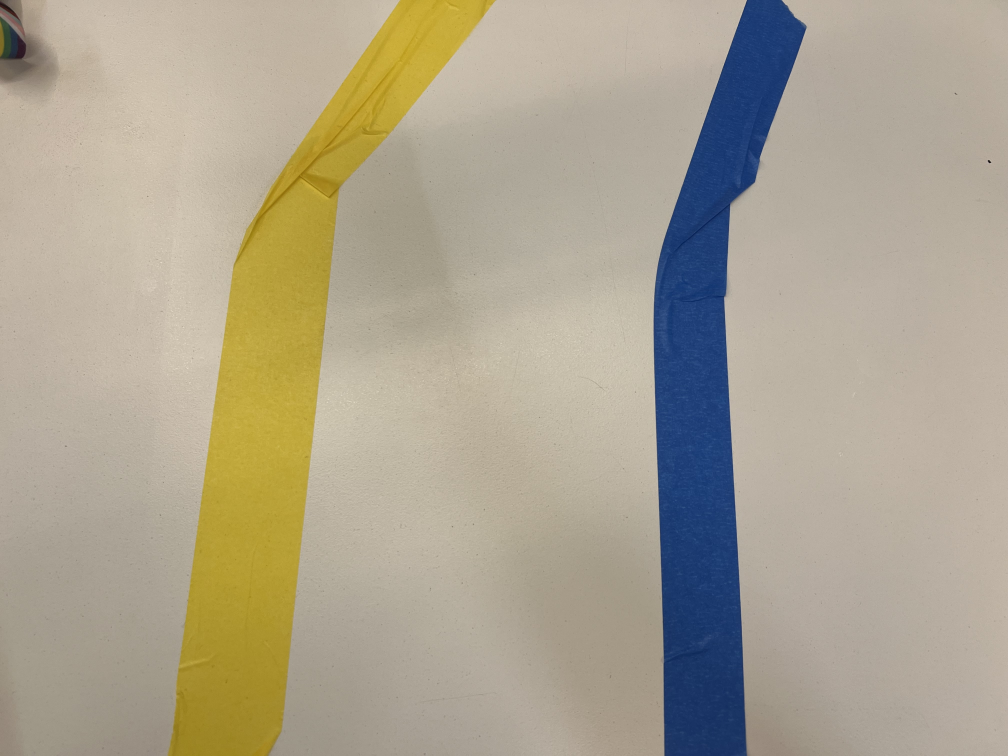
#> input picture indoor_track_image1.JPG, 4032 x 3024 px, given in place of the camera (shown at 1/4 size)
$ python main_video_blue.py
#> lines starting #> are read from the running program, lines starting #| are printed output that depends on the picture; after the words box and inside, x2 and y2 are one past the last pixel; in counts of white or black regions, pixels touching at a corner belong together
#> further down, frame is the input picture: shape (3024, 4032, 3); mean B, G, R 144.5, 163.4, 171.6
### colour_filter.py
import cv2 as cv
import numpy as np

def colour_filter(frame, colour_min, colour_max, kernel_size=25, open=3, close=3):

#> called with colour_min = (20, 12.75, 178.5), colour_max = (30, 127.5, 255), kernel_size = 9, open = 5, close = 5
    frame_hsv = cv.cvtColor(frame, cv.COLOR_BGR2HSV)
#> frame_hsv: shape (3024, 4032, 3); mean H, S, V 25.8, 59.7, 177.6
    # frame_h, frame_s, frame_v = cv.split(frame_hsv)

    kernel = np.ones((kernel_size,kernel_size),np.uint8)

    frame_colour = cv.inRange(frame_hsv, colour_min, colour_max)
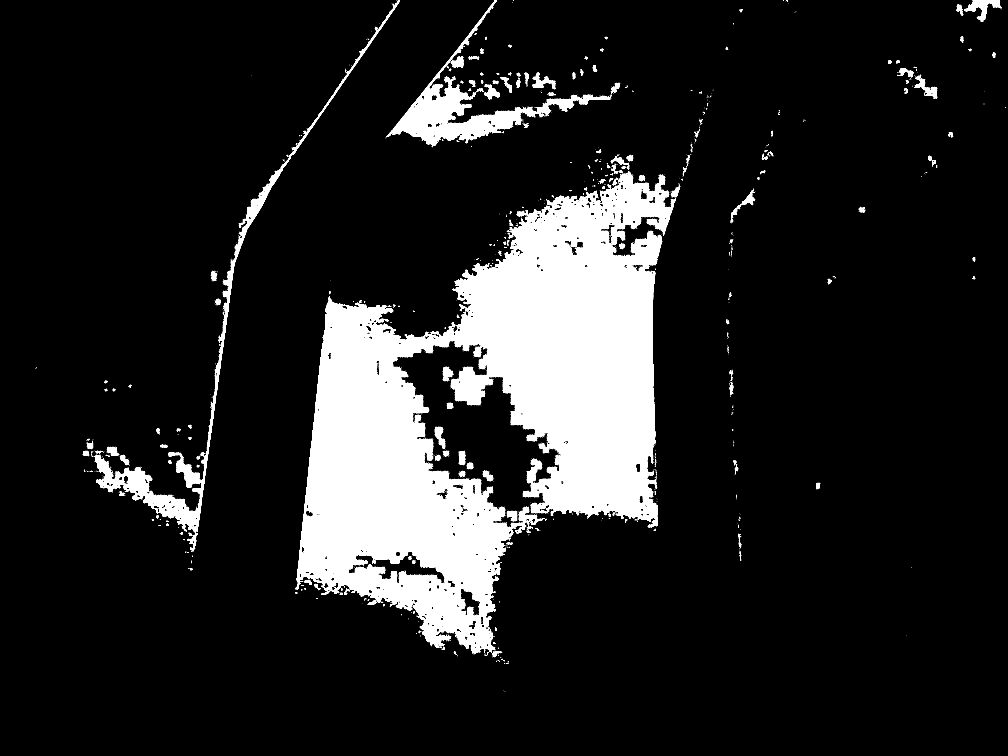
#> frame_colour: shape (3024, 4032) (shown at 1/4 size); 13.1% white; 2429 white regions (2214 under 20 px), largest, box (x1, y1, x2, y2) and area: (1183, 686, 2703, 2629) 1406352, (1543, 0, 2443, 583) 69958, (378, 0, 1600, 2206) 63260
    for i in range(open):
        frame_colour = cv.morphologyEx(frame_colour, cv.MORPH_OPEN, kernel)
#> this loop made 5 passes
#> pass 1, in colour_filter, `frame_colour = cv.morphologyEx(frame_colour, cv.MORPH_OPEN, kernel)`:
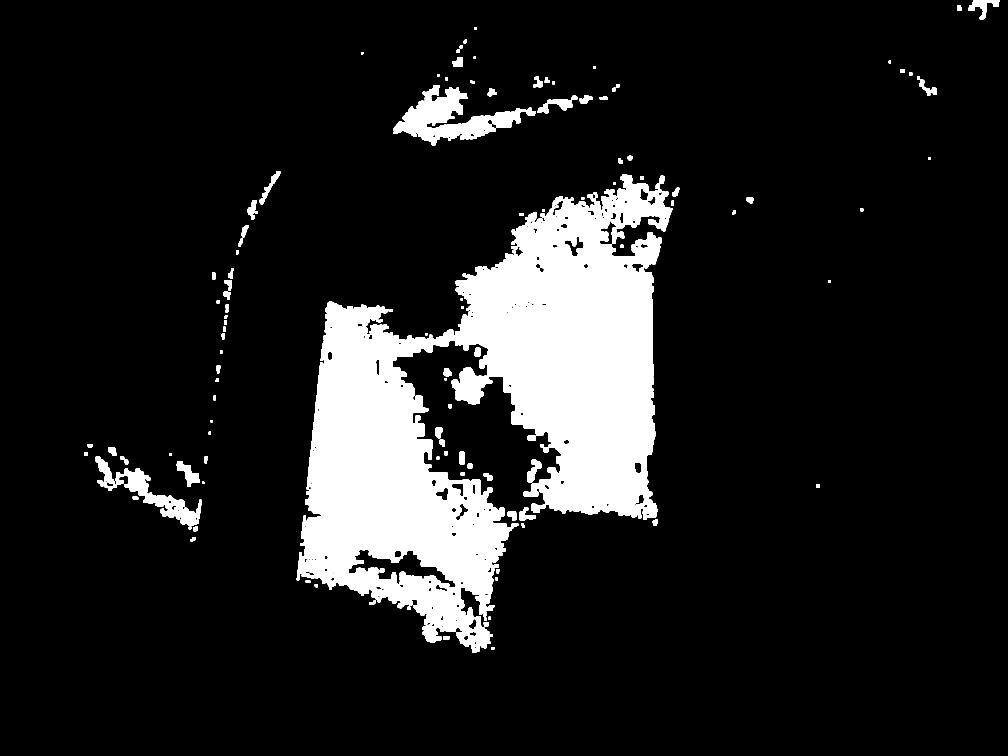
#> frame_colour: shape (3024, 4032) (shown at 1/4 size); 12.2% white; 140 white regions, largest, box (x1, y1, x2, y2) and area: (1187, 696, 2689, 2610) 1347225, (1575, 340, 2089, 583) 51023, (497, 1872, 806, 2103) 20112
    for i in range(close):
        frame_colour = cv.morphologyEx(frame_colour, cv.MORPH_CLOSE, kernel)
#> this loop made 5 passes
#> pass 1, in colour_filter, `frame_colour = cv.morphologyEx(frame_colour, cv.MORPH_CLOSE, kernel)`:
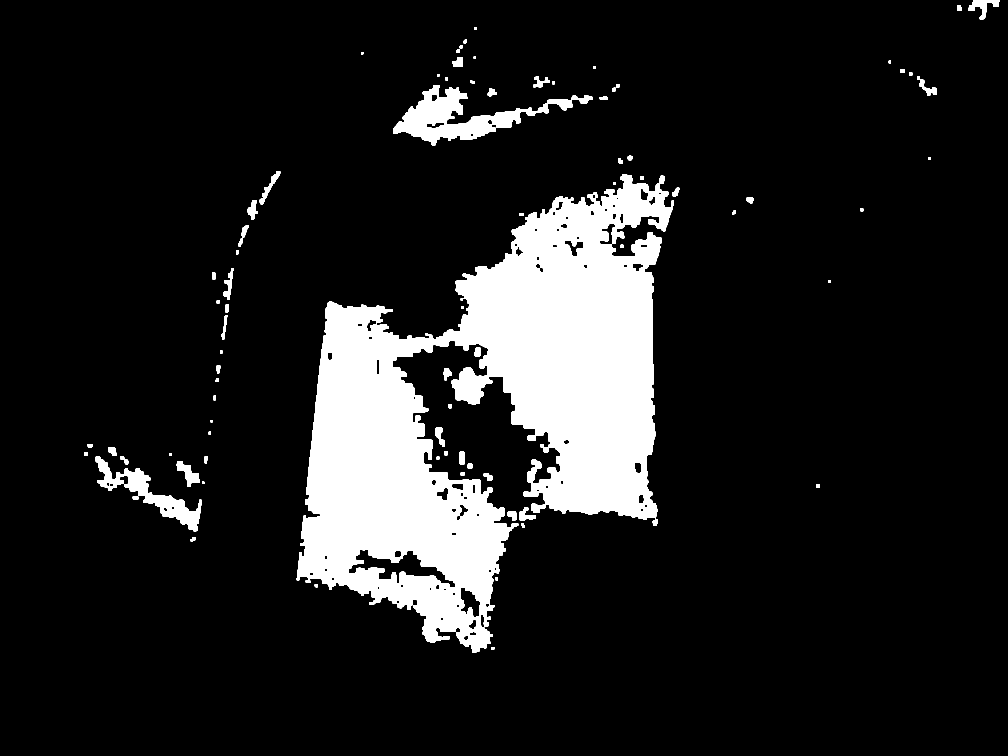
#> frame_colour: shape (3024, 4032) (shown at 1/4 size); 12.3% white; 82 white regions, largest, box (x1, y1, x2, y2) and area: (1187, 696, 2696, 2610) 1374204, (1574, 340, 2371, 583) 58572, (383, 1824, 806, 2125) 28099

    return frame_colour

### get_contours.py
import cv2 as cv
import numpy as np

def canny_threshold_values(img: cv.Mat, deviation: float=0.33) -> tuple[float, float]:
#> called with deviation = 0.33
    avgIntense = np.median(img)
#> avgIntense = 0

    minVal = avgIntense * (1 - deviation)
#> minVal = 0
    maxVal = avgIntense * (1 + deviation)
#> maxVal = 0

    return minVal, maxVal

def get_contours(frame):

    frame_y_min, frame_y_max = canny_threshold_values(frame)
#> frame_y_min = 0; frame_y_max = 0
    frame_y_canny = cv.Canny(frame, frame_y_min, frame_y_max)
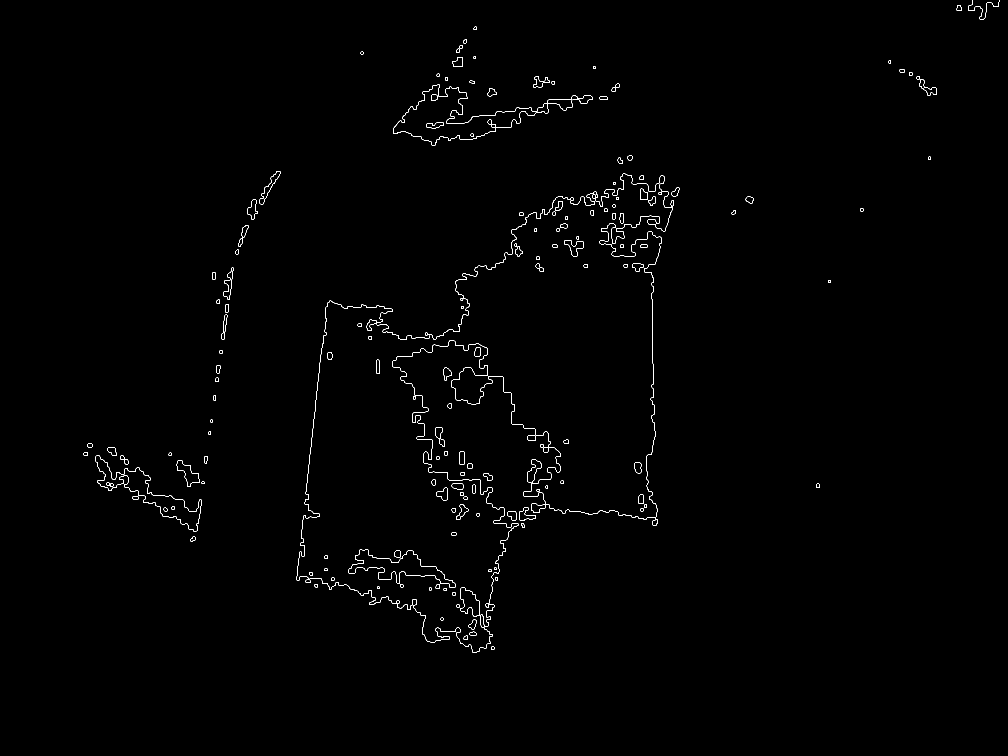
#> frame_y_canny: shape (3024, 4032) (shown at 1/4 size); 0.28% white in thin lines or dots, all inside (x1, y1, x2, y2) = (335, 0, 3998, 2610)

    contours, _ = cv.findContours(frame_y_canny, cv.RETR_TREE, cv.CHAIN_APPROX_SIMPLE)
#> contours = 324 contours, 3 with area under 20; largest, box (x1, y1, x2, y2) and area: (1573, 339, 2371, 583) 60290, (1573, 339, 2371, 583) 60192, (382, 1823, 806, 2125) 28672, (382, 1823, 806, 2125) 28625, (1394, 2198, 1822, 2351) 22562

    return contours

### angle_controller.py
def motor_speed(avg_speed, current_angle, ref_angle, kp):

    # [7 lines of commented-out code are left out]

    error = ref_angle - current_angle
    output = kp * error

    left_motor = int(avg_speed - output)
    right_motor = int(avg_speed + output)

    if left_motor > 100:
        left_motor = 100
    elif left_motor < 0:
        left_motor = 0

    if right_motor > 100:
        right_motor = 100
    elif right_motor < 0:
        right_motor = 0

    return (left_motor, right_motor)

# [24 lines of commented-out code are left out]

### pinehsv_to_cvhsv.py
def pinehsv_to_cvhsv(pine):

    # Input pine is a length 3 tuple
    # Output hsv is a length 3 tuple

    hsv_0 = pine[0] * 180 / 360
    hsv_1 = pine[1] * 255 / 100
    hsv_2 = pine[2] * 255 / 100

    hsv = (hsv_0, hsv_1, hsv_2)

    return hsv

### main_video_blue.py
import cv2 as cv
import numpy as np

import math

from image_read import image_read
from colour_filter import colour_filter
from get_contours import get_contours
from contour_filters import contour_filter_4
from pinehsv_to_cvhsv import pinehsv_to_cvhsv
from angle_controller import motor_speed

# Colours are in HSV
# Range is 0-180, 0-255, 0-255

pine_blue_min = (40, 5, 70)
pine_blue_max = (60, 50, 100)

blue_min = pinehsv_to_cvhsv(pine_blue_min)
blue_max = pinehsv_to_cvhsv(pine_blue_max)

capture = cv.VideoCapture(0)
capture.set(3, 128)
capture.set(4, 96)

while True:

    retval, frame = capture.read()

    if not retval:
        break

    blank_frame = np.zeros_like(frame)

    frame_resize = frame
    frame_blur = frame_resize
    frame_blur = cv.GaussianBlur(frame, (11,11), 100)

    frame_blue = colour_filter(frame_blur, blue_min, blue_max, 9, 5, 5)

    # # hist = cv.calcHist([frame_blue], [0], None, [256], [0, 256])
    # # print(hist)

    contours_blue = get_contours(frame_blue)
#> contours_blue has the same summary as contours in get_contours

    cv.drawContours(blank_frame, contours_blue, -1, (255,255,255))


    # [8 lines of commented-out code are left out]

    lines = cv.HoughLines(frame_blue, 1, np.pi / 180, 160, None, 0, 0)

    # Draw the lines

    if lines is not None:

        theta_sum = 0
        x_sum = 0
        y_sum = 0

        for i in range(0, len(lines)):
            rho = lines[i][0][0]
            theta = lines[i][0][1]
            a = math.cos(theta)
            b = math.sin(theta)
            x0 = a * rho
            y0 = b * rho
            pt1 = (int(x0 + 1000*(-b)), int(y0 + 1000*(a)))
            pt2 = (int(x0 - 1000*(-b)), int(y0 - 1000*(a)))
            # cv.line(frame_blur, pt1, pt2, (0,0,255), 1, cv.LINE_AA)
            theta_sum += theta
            x_sum = np.sin(2 * theta)
            y_sum = np.cos(2 * theta)
#> this loop made 18118 passes
#> (rho, x0, y0, pt1, pt2, theta_sum) on passes 1 to 3: (2394, 1692.8, 1692.8, (985, 2399), (2399, 985), 0.785), (2396, 1694.2, 1694.2, (987, 2401), (2401, 987), 1.57), (2399, 1696.3, 1696.3, (989, 2403), (2403, 989), 2.36)
#> after the loop, theta_sum = 28051.9

        # theta_avg = theta_sum / len(lines)

        theta_double_avg = np.angle(y_sum + x_sum * 1j)
#> theta_double_avg = -0.419
        if theta_double_avg < 0:
            theta_double_avg = 2 * np.pi + theta_double_avg
#> theta_double_avg = 5.86
        angle = theta_double_avg / 2
#> angle = 2.93

        a = math.cos(angle)
#> a = -0.978
        b = math.sin(angle)
#> b = 0.208
        x0 = a * rho
#> x0 = 2370.1
        y0 = b * rho
#> y0 = -503.8
        pt1 = (int(x0 + 1000*(-b)), int(y0 + 1000*(a)))
#> pt1 = (2162, -1481)
        pt2 = (int(x0 - 1000*(-b)), int(y0 - 1000*(a)))
#> pt2 = (2577, 474)

        cv.line(frame_blur, pt1, pt2, (255,0,0), 1, cv.LINE_AA)

        # [10 lines of commented-out code are left out]
        if angle < np.pi / 2:
            ref_angle = 0
        elif angle >= np.pi / 2:
            ref_angle = np.pi

        motor_speeds = motor_speed(50, angle, ref_angle, 10)
#> in motor_speed, `error = ref_angle - current_angle`: error = 0.209
#> in motor_speed, `output = kp * error`: output = 2.09
#> in motor_speed, `left_motor = int(avg_speed - output)`: left_motor = 47
#> in motor_speed, `right_motor = int(avg_speed + output)`: right_motor = 52
#> motor_speeds = (47, 52)
        print(motor_speeds[0], motor_speeds[1])
#| 47 52

    cv.imshow('frame', frame_blur)
    key = cv.waitKey(1)
#> (key Esc is pressed here)

    if key == ord('f'):
        break

    elif key == ord('p'):
        cv.waitKey(-1)

    # elif key == ord('r'):
    #     capture = cv.VideoCapture(video)

$ run again, on indoor_track_image2.JPG
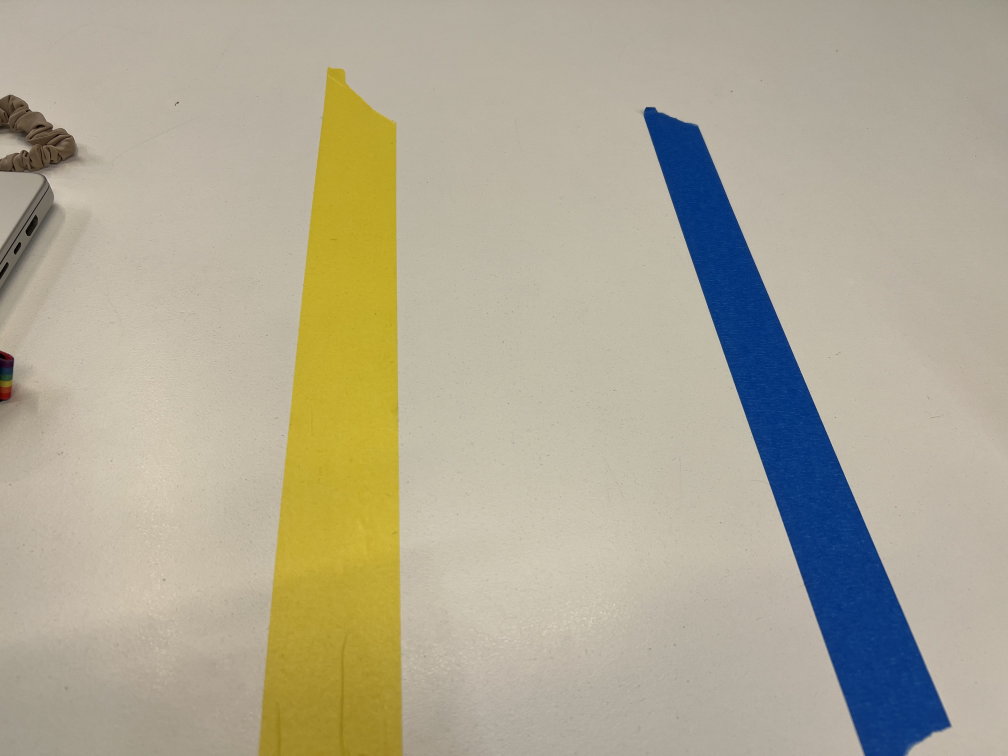
#> input picture indoor_track_image2.JPG, 4032 x 3024 px, given in place of the camera (shown at 1/4 size)
#> frame is the input picture: shape (3024, 4032, 3); mean B, G, R 149.2, 169.3, 175.3
#> frame_hsv: shape (3024, 4032, 3); mean H, S, V 26.4, 59.4, 182.1
#> the loop in colour_filter, `for i in range(close):` made 5 passes
#> pass 1, in colour_filter, `frame_colour = cv.morphologyEx(frame_colour, cv.MORPH_CLOSE, kernel)`:
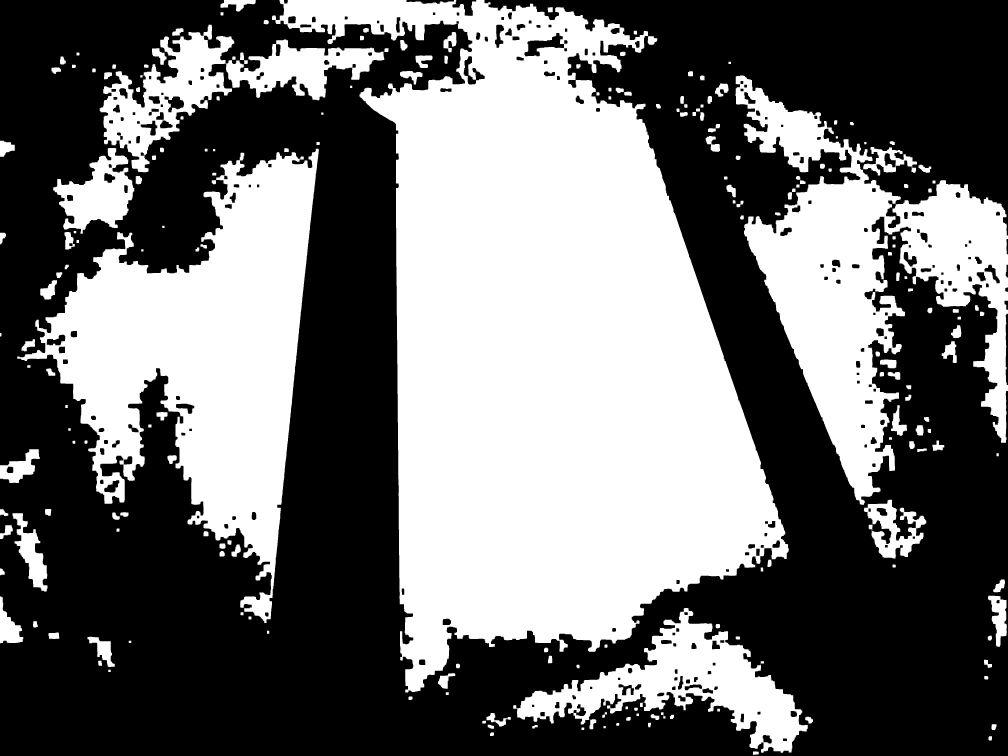
#> frame_colour: shape (3024, 4032) (shown at 1/4 size); 43.3% white; 209 white regions, largest, box (x1, y1, x2, y2) and area: (1088, 0, 3155, 2770) 2983809, (69, 595, 1275, 2492) 958892, (2942, 302, 4032, 2019) 688326
#> avgIntense = 0
#> in get_contours, `frame_y_canny = cv.Canny(frame, frame_y_min, frame_y_max)`:
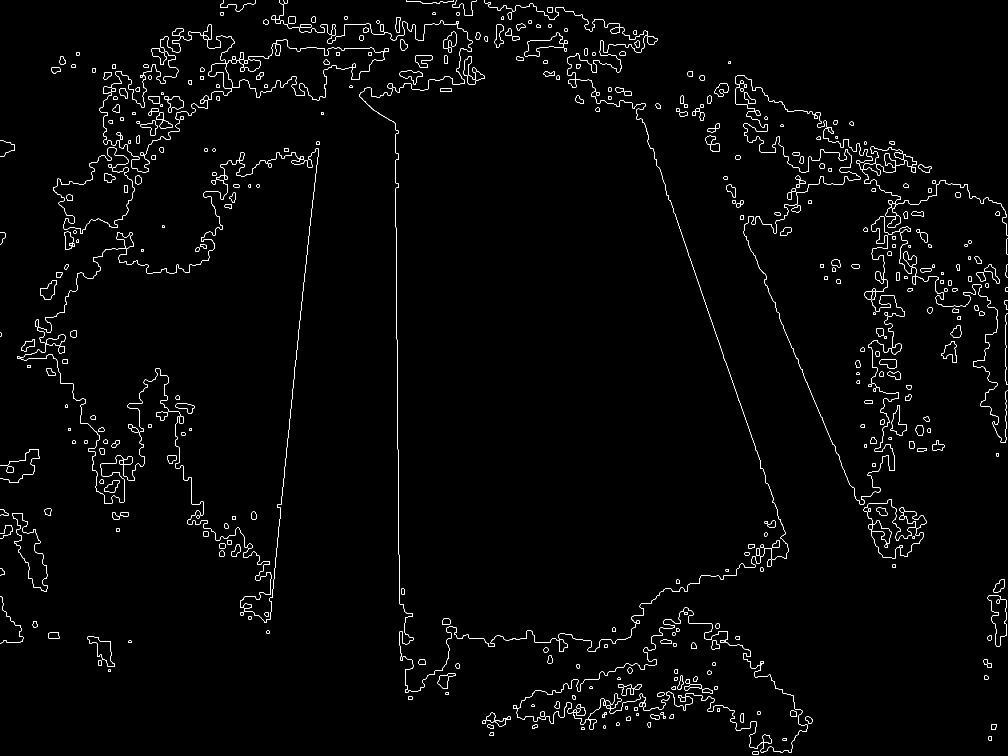
#> frame_y_canny: shape (3024, 4032) (shown at 1/4 size); 0.74% white in thin lines or dots
#> contours = 862 contours, 30 with area under 20; largest, box (x1, y1, x2, y2) and area: (68, 594, 1275, 2492) 972700, (68, 594, 1275, 2492) 972498, (212, 591, 537, 935) 58610, (212, 591, 537, 935) 58566, (49, 2052, 190, 2366) 17764
#> contours_blue has the same summary as contours in get_contours
#> blank_frame: shape (3024, 4032, 3); 0.74% white in thin lines or dots
#> the loop `for i in range(0, len(lines)):` made 35155 passes
#> (rho, x0, y0, pt1, pt2, theta_sum) on passes 1 to 3: (-134, 94.75, -94.75, (-612, -801), (801, 612), 2.36), (-136, 96.17, -96.17, (-610, -803), (803, 610), 4.71), (-132, 93.34, -93.34, (-613, -800), (800, 613), 7.07)
#> after the loop `for i in range(0, len(lines)):`: theta_sum = 51725.9
#> `theta_double_avg = np.angle(y_sum + x_sum * 1j)`: theta_double_avg = -0.663
#> `theta_double_avg = 2 * np.pi + theta_double_avg`: theta_double_avg = 5.62
#> angle = 2.81
#> `a = math.cos(angle)`: a = -0.946
#> `b = math.sin(angle)`: b = 0.326
#> `x0 = a * rho`: x0 = -434
#> `y0 = b * rho`: y0 = 149.4
#> `pt1 = (int(x0 + 1000*(-b)), int(y0 + 1000*(a)))`: pt1 = (-759, -796)
#> `pt2 = (int(x0 - 1000*(-b)), int(y0 - 1000*(a)))`: pt2 = (-108, 1094)
#> error = 0.332
#> output = 3.32
#> left_motor = 46
#> right_motor = 53
#> motor_speeds = (46, 53)
#| 46 53
